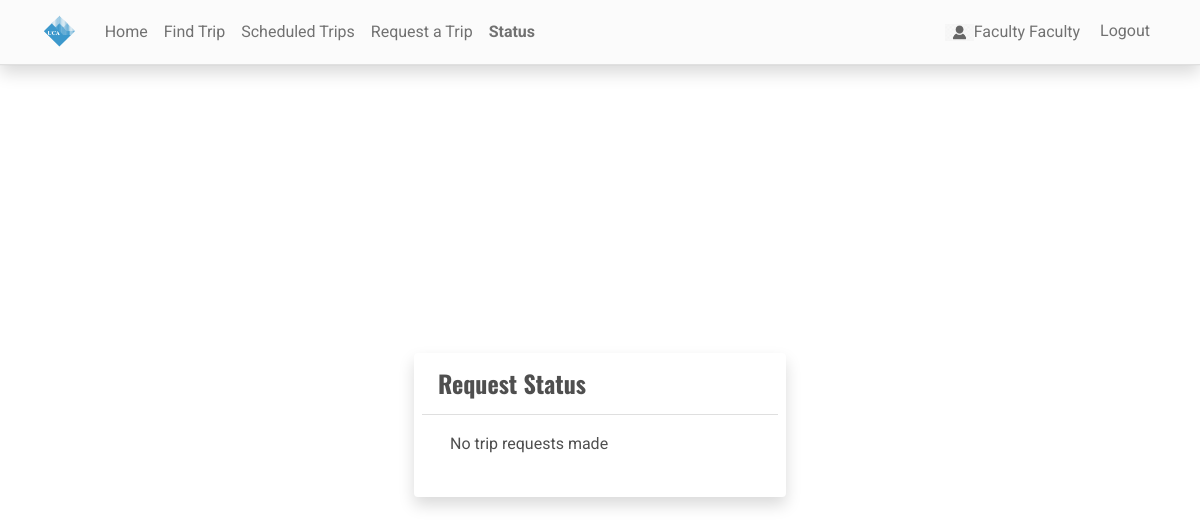
/request_status/ (signed in), run on an earlier commit of the app's database.
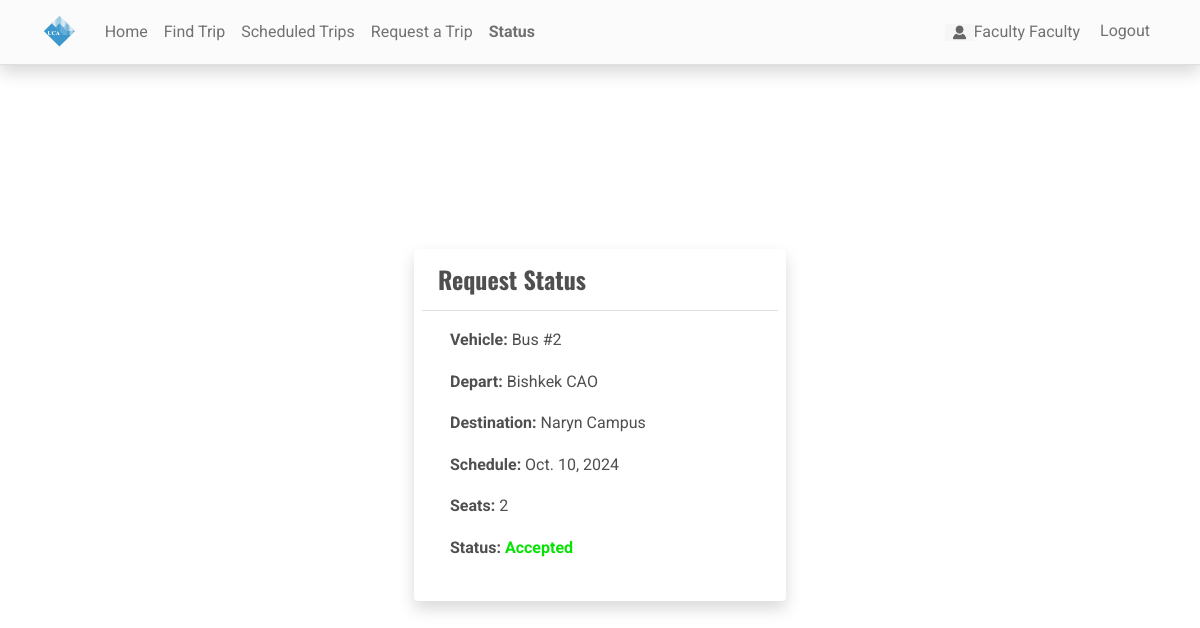
And on a later commit of the database.
### reservationApp/models.py (models this page shows, shortened)
class TripRequest(models.Model):
    user = models.ForeignKey(User, on_delete=models.CASCADE)
    bus = models.ForeignKey(Bus,on_delete=models.CASCADE)
    depart = models.ForeignKey(Location,on_delete=models.CASCADE, related_name='request_depart_location')
    destination = models.ForeignKey(Location,on_delete=models.CASCADE, related_name='request_destination')
    schedule= models.DateField()
    seats= models.IntegerField(null=True)
    status = models.CharField(max_length=10, choices=(('active', 'Active'), ('cancelled', 'Cancelled'), ('accepted', 'Accepted'), ('rejected', 'Rejected')), default='active')
    date_created = models.DateField(default=timezone.now)
    date_updated = models.DateField(auto_now=True)

class Bus(models.Model):
    category = models.ForeignKey(Category,on_delete=models.CASCADE, blank= True, null = True)
    bus_number = models.CharField(max_length=250)
    seats = models.FloatField(max_length=5, default=0)
    status = models.CharField(max_length=2, choices=(('1','Active'),('2','Inactive')), default=1)
    date_created = models.DateTimeField(default=timezone.now)
    date_updated = models.DateTimeField(auto_now=True)

class Location(models.Model):
    location = models.CharField(max_length=250)
    status = models.CharField(max_length=2, choices=(('1','Active'),('2','Inactive')), default=1)
    date_created = models.DateTimeField(default=timezone.now)
    date_updated = models.DateTimeField(auto_now=True)
    def __str__(self):
        return self.location

### reservationApp/views.py (the view)
# urls.py: path('request_status/', views.request_status, name='request_status'),
@login_required
def request_status(request):
    trip_request = TripRequest.objects.filter(user=request.user).last()
    return render(request, 'request_status.html', {'trip_request': trip_request})

### reservationApp/templates/request_status.html (shortened to what this page needs)
{% extends 'base.html' %}
{% load static %}
{% block pageContent %}
<div class="d-flex flex-column w-100 justify-content-center align-items-center">
    <div class="col-lg-4 col-md-6 col-sm-12 col-xs-12">
        <div class="card card-default p-2 shadow">
            <div class="card-header">
                <h4 class="card-title"><b>Request Status</b></h4>
            </div>
            <div class="card-body">
                <div class="container-fluid">
                    {% if trip_request.status == Null %}
                    <span>No trip requests made</span>
                    {% else %}
                    <p><strong>Vehicle:</strong> {{ trip_request.bus.bus_number }}</p>
                    <p><strong>Depart:</strong> {{ trip_request.depart }}</p>
                    <p><strong>Destination:</strong> {{ trip_request.destination }}</p>
                    <p><strong>Schedule:</strong> {{ trip_request.schedule }}</p>
                    <p><strong>Seats:</strong> {{ trip_request.seats }}</p>
                    <p><strong>Status:</strong>
                    {% if trip_request.status == 'active' %}
                        <span class="status-active" style="color: rgb(255, 238, 0); font-weight: bold;">Under consideration</span>
                    {% elif trip_request.status == 'accepted' %}
                    <span class="status-accepted" style="color: rgb(4, 227, 4); font-weight: bold;">Accepted</span>
                    {% elif trip_request.status == Null %}
                        <span>No trip requests made</span>
                    {% elif trip_request.status == 'rejected' %}
                        <span class="status-rejected" style="color: rgb(255, 37, 37); font-weight: bold;">Rejected</span>
                    {% else %}
                        <span class="status-cancelled" style="color: rgb(255, 37, 37); font-weight: bold;">Cancelled</span>
                    {% endif %}
                    </p>
                    {% endif %}
                </div>
            </div>
        </div>
    </div>
</div>
{% endblock %}

What changed in the data, as far as the page shows it:
added TripRequest: bus.bus_number "Bus #2", depart "Bishkek CAO", destination "Naryn Campus", schedule "Oct. 10, 2024", seats "2"
Also different on the page:
text no longer shown: "No trip requests made"
text now shown: "Vehicle: Depart: Destination: Schedule: Seats: Status: Accepted"
